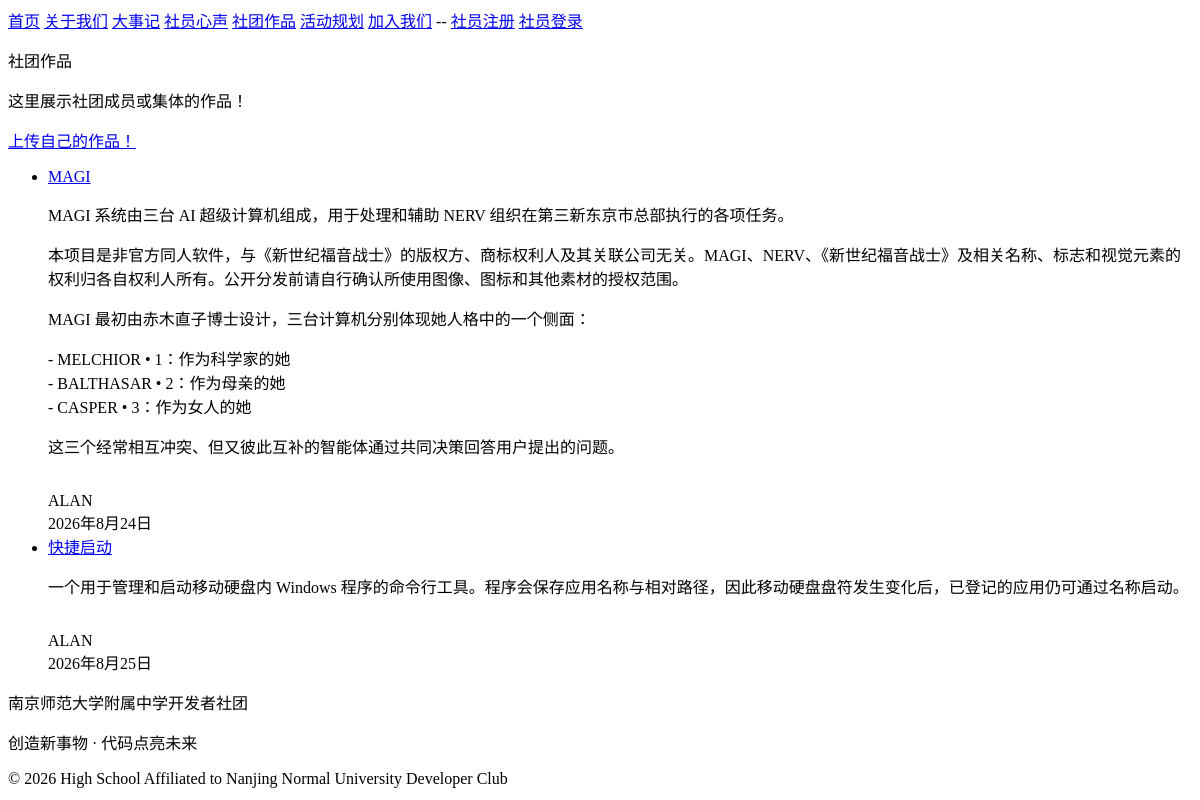
Before: /products/ with the older database file.
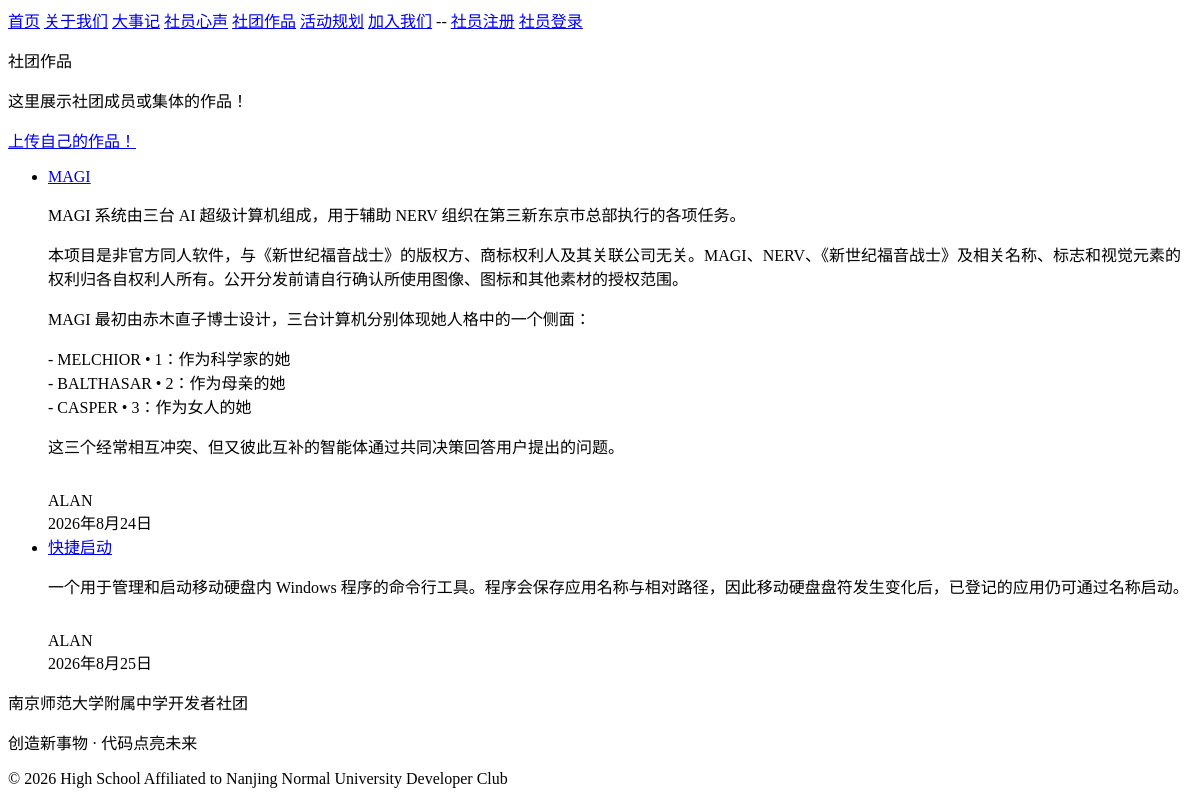
After: the same page with the newer database file.
### products/models.py (models this page shows, shortened)
class Series(models.Model):
    name = models.CharField(
        max_length=100,
        unique=True,
        error_messages={
          'unique': '该名称已经存在，请重新输入！',  # 自定义重复提示语
      })
    bango = models.CharField(max_length=20,
                             validators=[english_and_symbols_validator],
                             unique=True,
                             error_messages={
          'unique': '该代号已经存在，请重新输入！',  # 自定义重复提示语
      })
    owner = models.ForeignKey(User,
                              on_delete=models.SET_NULL,
                              null=True,
                              blank=True,)
    intro = models.TextField()
    author = author = models.CharField(max_length=100)
    date_added = models.DateField(auto_now_add=True)
    class Meta:
        verbose_name_plural = 'series'

### products/views.py (the view)
# urls.py: path('', views.all_products, name='all_products'),
def all_products(request):
    series = Series.objects.order_by('date_added')
    context = {'series': series}
    return render(request, 'products/products.html', context)

### products/templates/products/products.html
{% extends 'website_index/base.html' %}
{% block content %}
<p>社团作品</p>
<p>这里展示社团成员或集体的作品！</p>
<a href="{% url 'products:my_works' %}">上传自己的作品！</a>
<ul>
    {% for single_series in series %}
        <li>
            <a href="{% url 'products:single_series' single_series.bango %}">{{ single_series.name }}</a><br>
            {{ single_series.intro|linebreaks }}<br>
            {{ single_series.author}}<br>
            {{ single_series.date_added}}<br>
        </li>
    {% empty %}
        <p>暂无作品</p>
    {% endfor %}
</ul>
{% endblock content %}

Changed rows visible on the page:
changed Series "MAGI": intro "MAGI 系统由三台 AI 超级计算机组成，用于处理和辅助 NERV 组织在第三新东京市总部执行的各项任务。 本项目是非官方同人软件，与《新世纪福音战士》的版权方、商标权利人及其关联公司无关。MAGI、NERV、《新世纪福音战士》及相关名称、标志和视觉元素的权利归各自权利人所有。公开分发前请自行确认所使用图像、图标和其他素材的授权范围。 MAGI…" → "MAGI 系统由三台 AI 超级计算机组成，用于辅助 NERV 组织在第三新东京市总部执行的各项任务。 本项目是非官方同人软件，与《新世纪福音战士》的版权方、商标权利人及其关联公司无关。MAGI、NERV、《新世纪福音战士》及相关名称、标志和视觉元素的权利归各自权利人所有。公开分发前请自行确认所使用图像、图标和其他素材的授权范围。 MAGI…"
